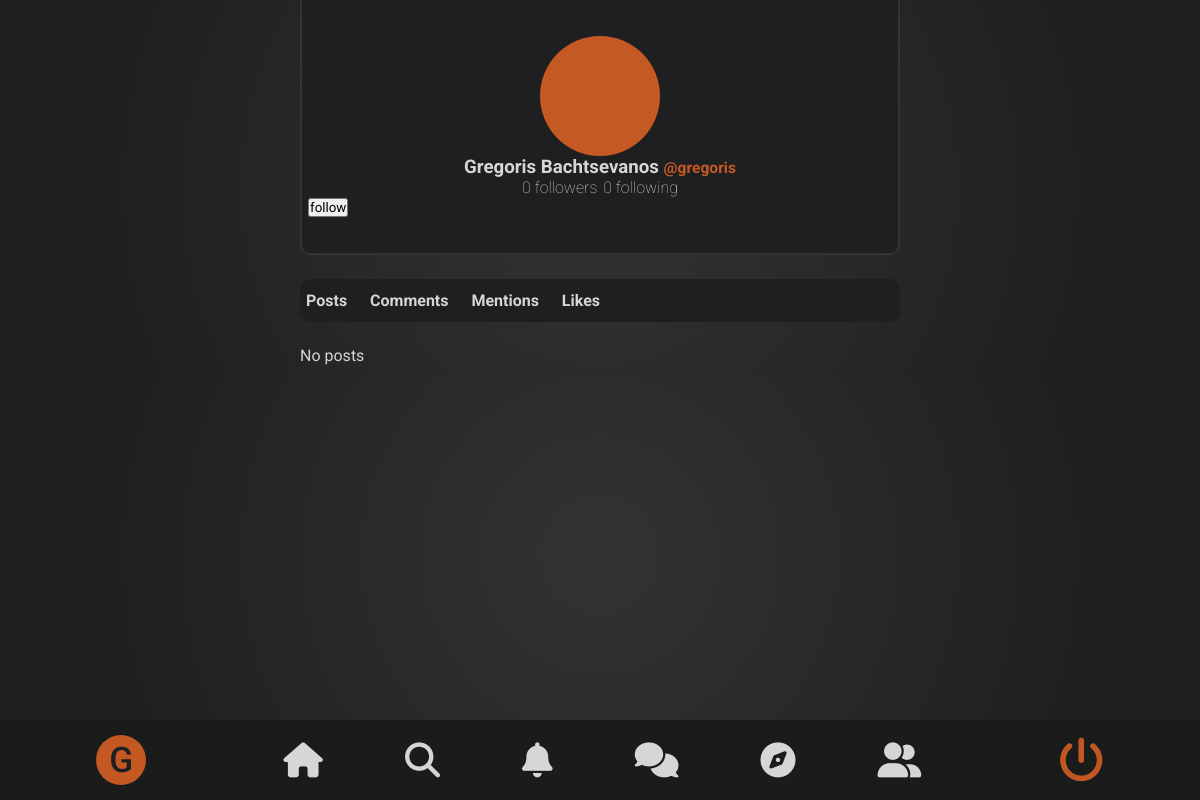
Before: /profile.php (signed in) with the older database file.
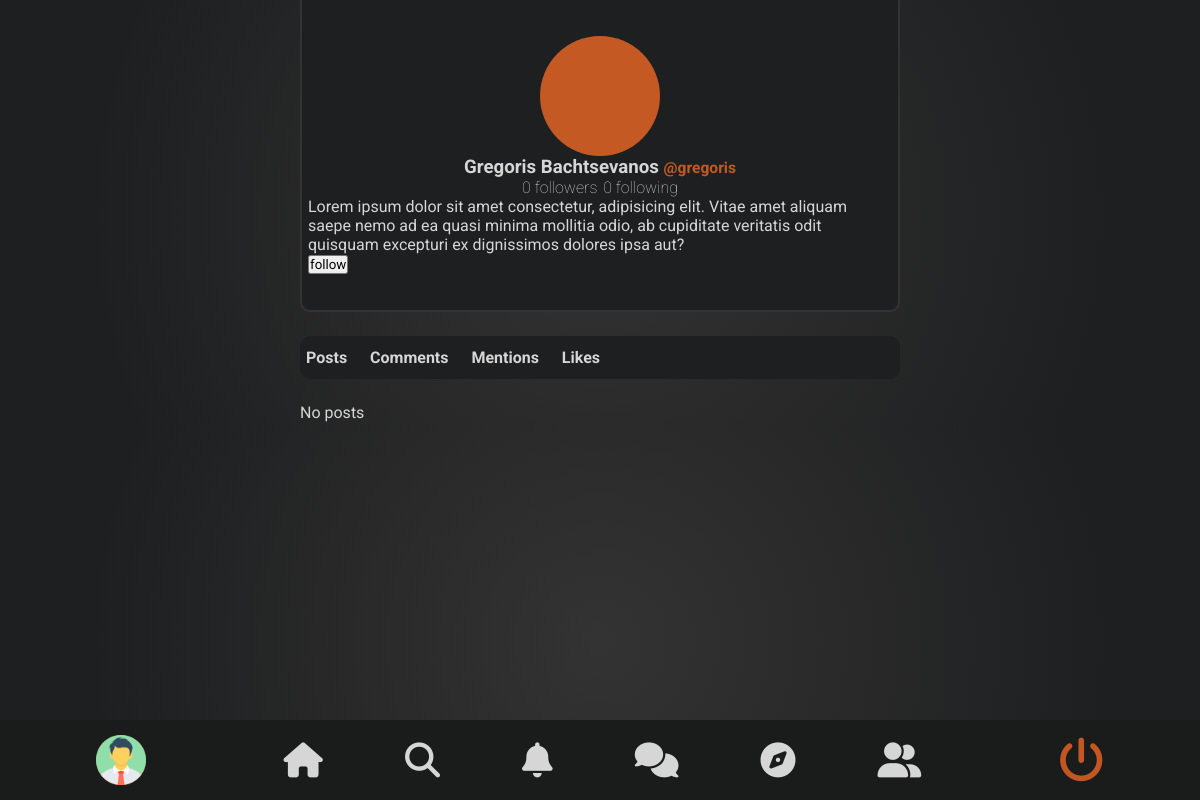
After: the same page with the newer database file.
### tables this page shows
CREATE TABLE `users` (
  `id` int(10) UNSIGNED NOT NULL,
  `username` varchar(20) DEFAULT NULL,
  `fullname` varchar(60) DEFAULT NULL,
  `bio` varchar(300) DEFAULT NULL,
  `avatar` varchar(50) DEFAULT NULL,
  `type` tinyint(4) DEFAULT 1,
  `status` tinyint(4) DEFAULT 0,
  `followers` int(10) UNSIGNED DEFAULT 0,
  `following` int(10) UNSIGNED DEFAULT 0,
  `auth_key` varchar(50) DEFAULT NULL
);

### app/model/settings.php (called while the page is built, shortened)
<?php
$dbhost = 'localhost';
$dbuser = 'root';
$dbpass = '';
$dbname = 'socialnetwork';
class DB extends SQL{
    public $pdo, $i='`';
    function __construct($c){
        extract($c);
        $this->pdo = new PDO($dsn, $user, $pass, $args);
    }
    function row($q, $p = NULL){
        return($s = $this->query($q, $p)) ? $s -> fetch(PDO::FETCH_OBJ) : 0;
    }
    function fetch($q,$p=NULL){
        return($s = $this->query($q,$p))?$s->fetchAll(PDO::FETCH_OBJ):0;
    }
    function query($q,$p=NULL){
        $s = $this->pdo -> prepare(self::$q[] = str_replace('"', $this->i, $q));
        $s -> execute($p);
        return $s;
    }
}
$config = array(
        'dsn' => 'mysql:host='.$dbhost.';dbname='.$dbname.'',
        'user' => $dbuser,
        'pass' => $dbpass,
        'args' => array(
			PDO::ATTR_ERRMODE => PDO::ERRMODE_EXCEPTION,
			PDO::MYSQL_ATTR_INIT_COMMAND => "SET NAMES utf8"
        )
);
$db = new DB($config);
?>

### public/profile.php (the view, shortened to what this page needs)
<?php
require_once "includes/header.php";
include "includes/navigationbar.php";
?>
<div class="profile-container" >
	<div class="user-container" data-id="<?php echo $row->id ?>">
		<div class="user">
			<div class="img">
			</div>
			<div class="name">
				<h3><?php echo $row->fullname ?> <small><?php echo "@".$row->username ?></small></h3>
			</div>
			<div class="info">
				<p><?php echo $row->followers ?> followers</p>
				<p><?php echo $row->following ?> following</p>
			</div>
		</div>
		<p><?php echo $row->bio ?></p>
		<p id="btn-profile">
			<?php echo $_SESSION['user'] === $_GET["id"] ? "<a href='edit.php'>edit</a>" : "<button class='follow-btn'>follow</button>" ?>
		</p>
	</div>
	<div class="actions-container">
		<div class="action-type">
			<div class="action post-action">
				<h4>Posts</h4>
			</div>
			<div class="action comment-action">
				<h4>Comments</h4>
			</div>
			<div class="action mention-action">
				<h4>Mentions</h4>
			</div>
			<div class="action like-action">
				<h4>Likes</h4>
			</div>
		</div>
	</div>
	<div class="status-container">
		<div class='get-posts'>
			<?php
			$sql = "SELECT * FROM posts WHERE user_id = ? AND parent_id is NULL";
			$params = array($_GET["id"]);
			$rows = $db->fetch($sql, $params);
			echo count((array)$rows) == 0 ? "No posts" : null;
			include "includes/feeds.php"; ?>
		</div>
	</div>
</div>
<?php require_once "includes/footer.php" ?>

### public/includes/navigationbar.php (shortened to what this page needs)
<?php
        $sql = "SELECT * FROM users WHERE id = ?";
        $params = array($_SESSION['user']);
        $row = $db->row($sql, $params);
        if($row->avatar){
            $avatar = "<img style='width:100%' src='../files/assets/img/avatars/".$row->avatar."'>";
        }else{
            $avatar = "<span class='user-icon'>".substr(ucwords($row->fullname),0,1)."</span>";
        }
?>
<nav id='nav-container'>
    <ul id='nav-items'>
        <li id='nav-item'>
            <a id='user' href='./profile.php?id=<?php echo $_SESSION['user'] ?>'><?php echo $avatar ?></a>
        </li>
        <div id="space">
        <li id='nav-item'>
            <a href="./homepage.php"><i class='fas fa-home' style='font-size:35px'></i></a>
        </li>
        <li id='nav-item'>
            <a href="#"><i class='fas fa-search' style='font-size:35px'></i></a>
        </li>
        <li id='nav-item'>
            <a href="#"><i class='fas fa-bell' style='font-size:35px'></i></a>
        </li>
        <li id='nav-item'>
            <a href="#"><i class='fas fa-comments' style='font-size:35px'></i></a>
        </li>
        <li id='nav-item'>
            <a href="#"><i class='fas fa-compass' style='font-size:35px'></i></a>
        </li>
        <li id='nav-item'>
            <a href="#"><i class='fas fa-user-friends' style='font-size:35px'></i></a>
        </li>
        </div>
        <li id='nav-item'>
            <a id='logout' href='index.php?logout=1'><i class="fas fa-power-off" style="font-size:45px"></i></a>
        </li>
    </ul>
</nav>

Changed rows visible on the page:
changed users "Gregoris Bachtsevanos": avatar: picture added; bio (not shown) → "Lorem ipsum dolor sit amet consectetur, adipisicing elit. Vitae amet aliquam saepe nemo ad ea quasi minima mollitia odio, ab cupiditate veritatis odit quisquam excepturi ex dignissimos dolores ipsa aut?"; fullname "G" → (not shown)
